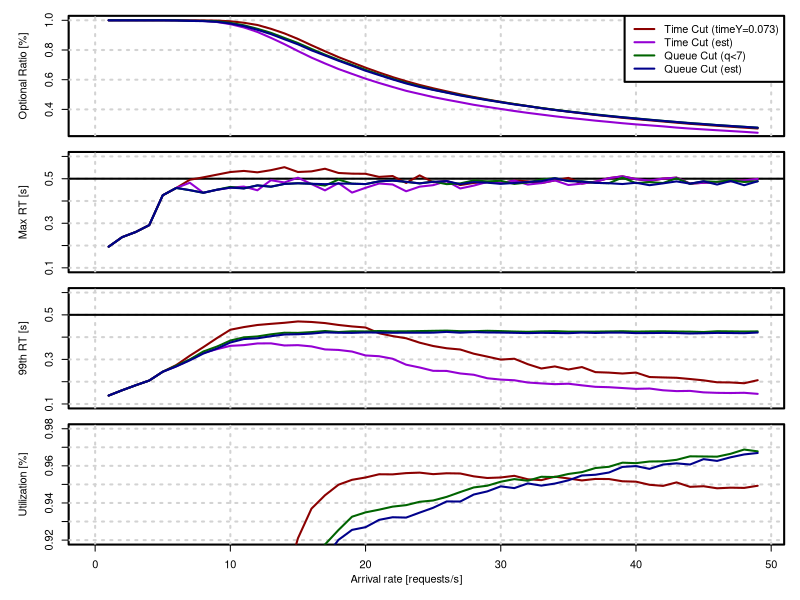

Here is the R script that generated this plot:
qcA = read.csv('queue-cut-7.csv')
qcB = read.csv('queue-cut-est.csv')
tcA = read.csv('time-cut-73.csv')
tcB = read.csv('time-cut-est.csv')

par(mfrow=c(4,1), lwd = 2,
    oma = c(4,1,0,0) + 0.1,
    mar = c(0,4,1,1) + 0.1)

plot(c(0, max(tcA$arrivalRate)), c(0.25, 1), type = 'n',
     xaxt = 'n', ylab = "Optional Ratio [%]")
grid()
points(tcA$arrivalRate, tcA$optionalRatio, type = 'l', col = 'darkred'   )
points(tcB$arrivalRate, tcB$optionalRatio, type = 'l', col = 'darkviolet')
points(qcA$arrivalRate, qcA$optionalRatio, type = 'l', col = 'darkgreen' )
points(qcB$arrivalRate, qcB$optionalRatio, type = 'l', col = 'darkblue'  )

legend('topright',
       legend = c('Time Cut (timeY=0.073)', 'Time Cut (est)', 'Queue Cut (q<7)', 'Queue Cut (est)'),
       col = c('darkred', 'darkviolet', 'darkgreen', 'darkblue'), lty = 1)

plot(c(0, max(tcA$arrivalRate)), c(0.1, 0.6), type = 'n',
     xaxt = 'n', ylab = 'Max RT [s]')
grid()
abline(h = 0.5, lty = 1)
points(tcA$arrivalRate, tcA$rtMax, type = 'l', col = 'darkred'   )
points(tcB$arrivalRate, tcB$rtMax, type = 'l', col = 'darkviolet')
points(qcA$arrivalRate, qcA$rtMax, type = 'l', col = 'darkgreen' )
points(qcB$arrivalRate, qcB$rtMax, type = 'l', col = 'darkblue'  )

plot(c(0, max(tcA$arrivalRate)), c(0.1, 0.6), type = 'n',
     xaxt = "n", ylab = '99th RT [s]')
grid()
abline(h = 0.5, lty = 1)
points(tcA$arrivalRate, tcA$rt99, type = 'l', col = 'darkred'   )
points(tcB$arrivalRate, tcB$rt99, type = 'l', col = 'darkviolet')
points(qcA$arrivalRate, qcA$rt99, type = 'l', col = 'darkgreen' )
points(qcB$arrivalRate, qcB$rt99, type = 'l', col = 'darkblue'  )

plot(c(0, max(tcA$arrivalRate)), c(0.92, 0.98), type = 'n',
     xlab = '', ylab = 'Utilization [%]')
grid()
points(tcA$arrivalRate, tcA$utilization, type = 'l', col = 'darkred'   )
points(tcB$arrivalRate, tcB$utilization, type = 'l', col = 'darkviolet')
points(qcA$arrivalRate, qcA$utilization, type = 'l', col = 'darkgreen' )
points(qcB$arrivalRate, qcB$utilization, type = 'l', col = 'darkblue'  )

title(xlab = "Arrival rate [requests/s]",
      outer = TRUE, line = 2)
